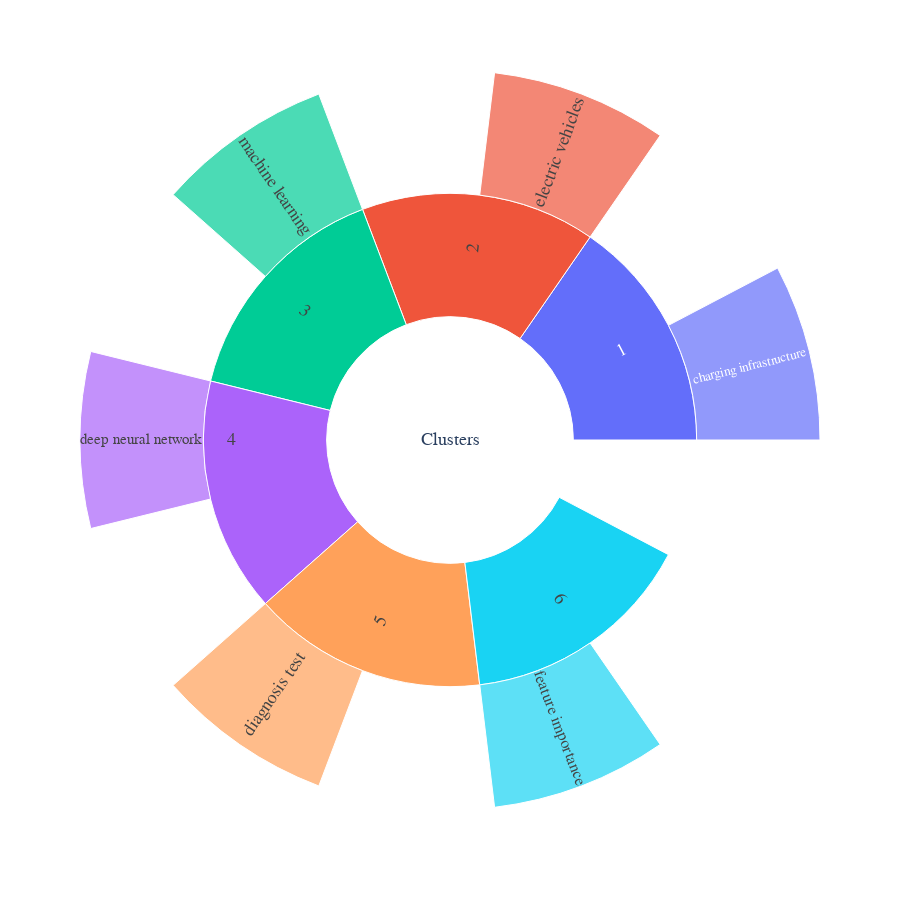
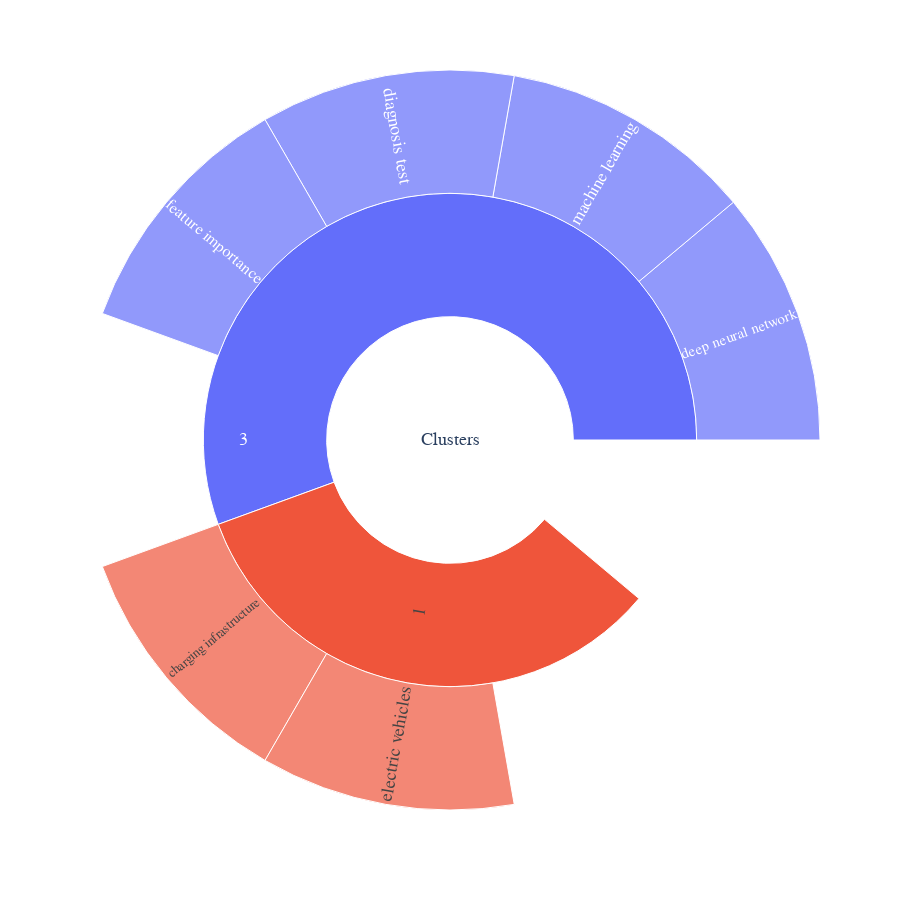
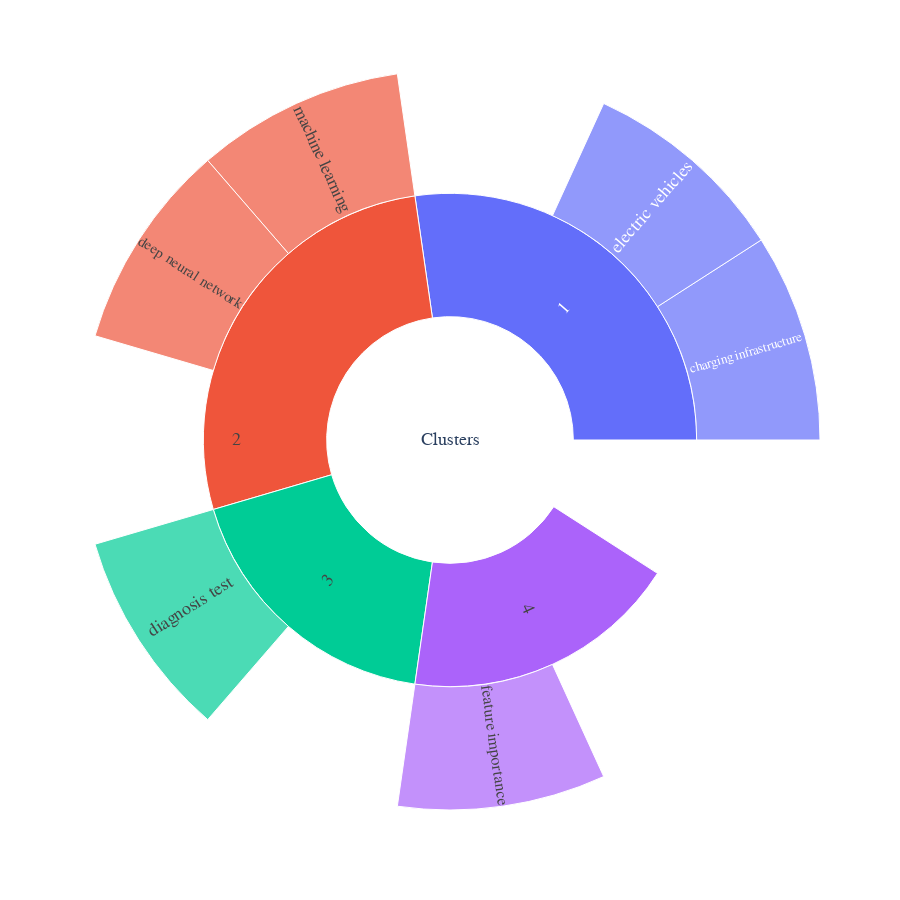

Notebook source saved alongside these figures, in order:
### Code cell
app = Flask(__name__)
@app.route('/', methods=['GET', 'POST'])
def home():
    bc = False
    if request.method == 'POST':
        query = request.form['keyword']

        download_scopus_extracts(query)
        print("Scopus data extraction: successful.\n")
        
        time.sleep(70)
        keywords = extract_keywords()
        print("Keyword extraction: successful.\n")
        
        time.sleep(70)
        keywords = refine_keywords(keywords)
        print("Keyword refinement: successful.\n")
        
        time.sleep(70)
        cluster(keywords)
        print("Clustering: successful.\n")
        bc = True
        return render_template('index.html',bc=bc)
    
    return render_template('index.html')

if __name__ == '__main__':
    app.run(debug=True, use_reloader=False)

### Figure 1 — Plotly figure (JSON) as saved in the notebook; plotly's stock layout.template omitted (floating-point values rounded to 4 significant figures)
{"data": [{"domain": {"x": [0, 1], "y": [0, 1]}, "hovertemplate": "character=%{label}<br>value=%{value}<br>parent=%{parent}<extra></extra>", "insidetextorientation": "radial", "labels": ["Clusters", "1", "2", "3", "4", "5", "6", "charging infrastructure", "electric vehicles", "machine learning", "deep neural network", "diagnosis test", "feature importance"], "name": "", "parents": ["", "Clusters", "Clusters", "Clusters", "Clusters", "Clusters", "Clusters", "1", "2", "3", "4", "5", "6"], "type": "sunburst", "values": [1, 1, 1, 1, 1, 1, 1, 1, 1, 1, 1, 1, 1]}], "layout": {"autosize": false, "font": {"family": "Comic Sans MS", "size": 18}, "height": 900, "legend": {"tracegroupgap": 0}, "margin": {"t": 60}, "width": 900}}

### Figure 2 — Plotly figure (JSON) as saved in the notebook; plotly's stock layout.template omitted (floating-point values rounded to 4 significant figures)
{"data": [{"domain": {"x": [0, 1], "y": [0, 1]}, "hovertemplate": "character=%{label}<br>value=%{value}<br>parent=%{parent}<extra></extra>", "insidetextorientation": "radial", "labels": ["Clusters", "1", "3", "charging infrastructure", "electric vehicles", "deep neural network", "machine learning", "diagnosis test", "feature importance"], "name": "", "parents": ["", "Clusters", "Clusters", "1", "1", "3", "3", "3", "3"], "type": "sunburst", "values": [1, 1, 1, 1, 1, 1, 1, 1, 1]}], "layout": {"autosize": false, "font": {"family": "Comic Sans MS", "size": 18}, "height": 900, "legend": {"tracegroupgap": 0}, "margin": {"t": 60}, "width": 900}}

### Figure 3 — Plotly figure (JSON) as saved in the notebook; plotly's stock layout.template omitted (floating-point values rounded to 4 significant figures)
{"data": [{"domain": {"x": [0, 1], "y": [0, 1]}, "hovertemplate": "character=%{label}<br>value=%{value}<br>parent=%{parent}<extra></extra>", "insidetextorientation": "radial", "labels": ["Clusters", "1", "2", "3", "4", "charging infrastructure", "electric vehicles", "machine learning", "deep neural network", "diagnosis test", "feature importance"], "name": "", "parents": ["", "Clusters", "Clusters", "Clusters", "Clusters", "1", "1", "2", "2", "3", "4"], "type": "sunburst", "values": [1, 1, 1, 1, 1, 1, 1, 1, 1, 1, 1]}], "layout": {"autosize": false, "font": {"family": "Comic Sans MS", "size": 18}, "height": 900, "legend": {"tracegroupgap": 0}, "margin": {"t": 60}, "width": 900}}
